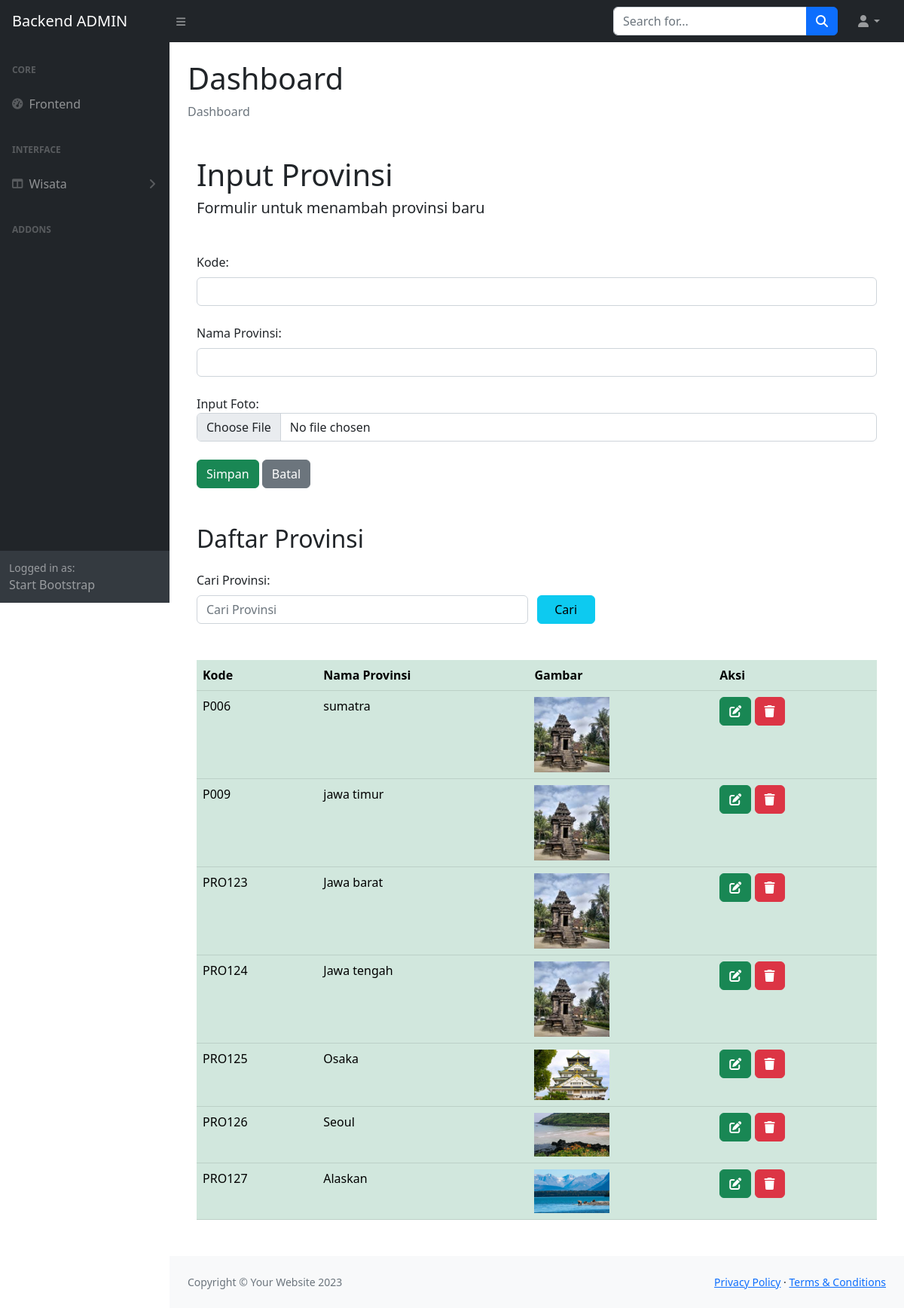
Screenshot of /admin/indexprovinsi.php (signed in) with the database file from the repository.
### tables this page shows
CREATE TABLE `provinsi` (
  `kode_provinsi` char(10) NOT NULL,
  `nama_provinsi` varchar(200) DEFAULT NULL,
  `gambarprovinsi` text NOT NULL
);

### admin/indexprovinsi.php (the view, shortened to what this page needs)
<?php
include 'config.php';
if (isset($_POST["kirim"])) {
    $search = mysqli_real_escape_string($conn, $_POST["search"]);
    $query = mysqli_query($conn, "SELECT * FROM provinsi WHERE nama_provinsi LIKE '%$search%'");
} else {
    $query = mysqli_query($conn, "SELECT * FROM provinsi");
}
?>
<!DOCTYPE html>
<html>
<head>
    <link href="https://cdn.jsdelivr.net/npm/bootstrap@5.0.2/dist/css/bootstrap.min.css" rel="stylesheet">
    <link href="../sbadmin/css/styles.css" rel="stylesheet" />
</head>
<body class="sb-nav-fixed">
       <?php include ("../sbadmin/menunav.php")?>
        <div id="layoutSidenav">
            <?php include ("../sbadmin/menu.php")?>
            <div id="layoutSidenav_content">
                <main>
                    <div class="container-fluid px-4">
                        <h1 class="mt-4">Dashboard</h1>
                        <ol class="breadcrumb mb-4">
                            <li class="breadcrumb-item active">Dashboard</li>
                        </ol>
    <div class="container mt-5">
        <h2 class="fs-1">Input Provinsi</h2>
        <h5 class="mb-5">Formulir untuk menambah provinsi baru</h5>
        <form method="POST" enctype="multipart/form-data">
            <label class="form-label">Kode:</label>
            <input class="form-control" type="text" name="kode" required><br>
            <label class="form-label">Nama Provinsi:</label>
            <input class="form-control" type="text" name="nama" required><br>
            <label for="form-file">Input Foto:</label>
            <input type="file" class="form-control" id="file" name="gambarprovinsi"><br>
            <input class="btn btn-success button" type="submit" name="submit" value="Simpan">
            <input class="btn btn-secondary button" type="reset" value="Batal">
        </form>
    </div>
    <div class="container mt-5 mb-5">
        <h2 class="mb-4">Daftar Provinsi</h2>
        <form method="POST">
            <label for="search" class="col-sm-2 mb-2">Cari Provinsi:</label>
            <div class="form-group row">
                <div class="col-sm-6">
                    <input type="text" name="search" class="form-control" id="search" value="<?php if(isset($_POST["search"])) { echo $_POST["search"]; } ?>" placeholder="Cari Provinsi">
                </div>
                <input type="submit" name="kirim" value="Cari" class="btn btn-info col-sm-1">
    	    </div>
        </form>
        <table class="table table-success mt-5">
            <tr>
                <th scope="col">Kode</th>
                <th scope="col">Nama Provinsi</th>
                <th scope="col">Gambar</th>
                <th scope="col">Aksi</th>
            </tr>
            <?php
            while ($row = mysqli_fetch_assoc($query)) {
            ?>
            <tr>
                <td><?= htmlspecialchars($row['kode_provinsi']); ?></td>
                <td><?= htmlspecialchars($row['nama_provinsi']); ?></td>
                <td><img src="images/<?= htmlspecialchars($row['gambarprovinsi']); ?>" width="100"></td>
                <td>
                    <a class="btn btn-success button" href="editprovinsi.php?kode=<?= $row['kode_provinsi']; ?>"><i class="fa-solid fa-pen-to-square"></i></a>
                    <a class="btn btn-danger button" href="hapusprovinsi.php?kode=<?= $row['kode_provinsi']; ?>" onclick="return confirm('Apakah anda yakin?')"><i class="fa-solid fa-trash"></i></a>
                </td>
            </tr>
            <?php } ?>
        </table>
    </div>
    </main>
                <?php include ("../sbadmin/footer.php") ?>
            </div>
        </div>
    </body>
</html>

### rows the page displays
provinsi: kode_provinsi "P006", nama_provinsi "sumatra", gambarprovinsi (picture)
provinsi: kode_provinsi "P009", nama_provinsi "jawa timur", gambarprovinsi (picture)
provinsi: kode_provinsi "PRO123", nama_provinsi "Jawa barat", gambarprovinsi (picture)
provinsi: kode_provinsi "PRO124", nama_provinsi "Jawa tengah", gambarprovinsi (picture)
provinsi: kode_provinsi "PRO125", nama_provinsi "Osaka", gambarprovinsi (picture)
provinsi: kode_provinsi "PRO126", nama_provinsi "Seoul", gambarprovinsi (picture)
provinsi: kode_provinsi "PRO127", nama_provinsi "Alaskan", gambarprovinsi (picture)
